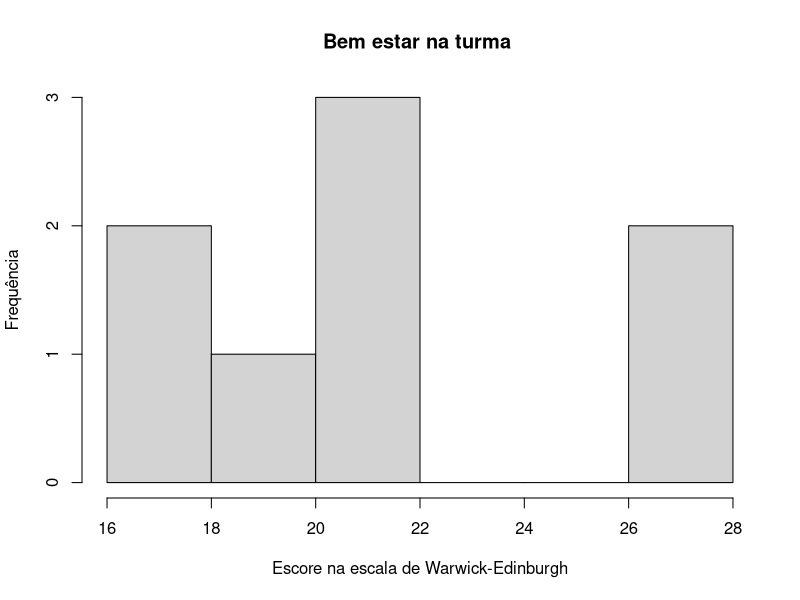

R code for this plot:
## ---- chunk 1
# Exemplo de uso do pipe

# Criando um vetor numérico
vetor <- c(1,2,3,4,5)

# Utilizando o pipe para calcular a média, a partir da função mean()
vetor |> mean()

# Sem o uso do pipe, a sintaxe seria da seguinte forma
mean(vetor)
## ---- chunk 2
#| output: false


library(dplyr)

# Importar dados
df <- readxl::read_excel("../aula_3_estrutura/dados_turma_1.xlsx")
#df <- readxl::read_excel("aulas/aula_3_estrutura/dados_turma_1.xlsx")

## ---- chunk 3
# Vamos dar uma olhada no banco de dados
glimpse(df)
## ---- chunk 4
# Nome das colunas do banco de dados
df |> names()
## ---- chunk 5
# Visualizar estrutura do banco

df |> glimpse()
## ---- chunk 6
# Modificando os nomes das colunas e salvando o banco no objeto df_renomeada
df_renomeada <- df |> 
  rename(
    data_preenchimento = `Carimbo de data/hora`,
    idade = `Idade (em anos, somente número)`,
    altura = `Altura (em metros, casa decimal separada por ponto)`,
    cinema = `Gênero cinematográfico preferido`,
    musica = `Gênero musical preferido`,
    atividade_fisica = `Quantos vezes por semana, em média, você pratica atividade física?`,
    otimismo = `Tenho me sentido otimista em relação ao futuro`,
    utilidade = `Tenho me sentido útil`,
    tranquilidade = `Tenho me sentido tranquilo`,
    lidar_problemas = `Tenho lidado bem com os problemas`,
    clareza_mental = `Tenho pensado com clareza`,
    proximidade = `Tenho me sentido próximo (a) às outras pessoas`,
    decisoes = `Tenho sido capaz de tomar as minhas próprias decisões`,
    comunicativo = `É conversador, comunicativo`,
    depressivo = `É depressivo, triste`,
    reservado = `É reservado`,
    controle_estresse = `É relaxado, controla bem o stress`,
    energia = `É cheio de energia`,
    tensao = `Fica tenso com frequência`,
    entusiasmo = `Gera muito entusiasmo`,
    preocupacao = `Preocupa-se muito com tudo`,
    quietude = `Tende a ser quieto, calado`,
    estabilidade_emocional = `É emocionalmente estável, não se altera facilmente`,
    assertividade = `É assertivo, não teme expressar o que sente`,
    temperamento = `É temperamental, muda de humor facilmente`,
    timidez = `É, às vezes, tímido e inibido`,
    calma = `Mantém-se calmo nas situações de tensão`,
    sociabilidade = `É sociável, extrovertido`,
    nervosismo = `Fica nervoso facilmente`
  )
## ---- chunk 7
# Excluindo os dados faltantes do banco
df_renomeada <- df_renomeada |> 
  tidyr::drop_na()
## ---- chunk 8
# Criando variável de identificação e alterando sua posição para o início
df_renomeada <- df_renomeada |> 
  mutate(id = row_number(), .before = data_preenchimento) 
## ---- chunk 9
#| echo: false
df_renomeada
## ---- chunk 10

# Seleciona apenas variáveis de características individuais, gostos e bem-estar
df_filtrada <- df_renomeada |> 
  select(idade:decisoes, -cinema) 
## ---- chunk 11
#| echo: false

df_filtrada |>  glimpse()
## ---- chunk 12
# Após selecionar, filtra banco para rockeiros
df_rockeiros <- df_filtrada |> 
  filter(musica == "Rock")
## ---- chunk 13
#| echo: false

df_rockeiros |>  glimpse()
## ---- chunk 14
# Cria vetor com as categorias de atividade fisica
levels_ativ_fisica <- c("Não pratico atividade física", "Menos do que três vezes na semana", "Entre três e cinco vezes na semana", "Mais do que cinco vezes na semana")

# Cria vetor com as categorias para as respostas do questionário
levels_likert <- c("Nunca", "Raramente", "Algumas vezes", "Frequentemente", "Sempre")

# Converte variáveis para os tipos desejados e cria uma variável id para identificar cada indivíduo
df_rockeiros_corrigida <- df_rockeiros |>  
  mutate(
    altura = as.double(altura),
    musica = factor(musica),
    atividade_fisica = factor(atividade_fisica, levels = levels_ativ_fisica , ordered = T),
    across(otimismo:decisoes, ~ factor(.x, levels = levels_likert, ordered = T))
  )
## ---- chunk 15
#| echo: false

df_rockeiros_corrigida |>  glimpse()
## ---- chunk 16
# Convertendo as variáveis de factor para um valor numérico
df_quest_numerico <- df_rockeiros_corrigida |> 
  mutate(across(otimismo:decisoes, as.numeric))
## ---- chunk 17
#| echo: false

df_quest_numerico |>  glimpse()
## ---- chunk 18
# Também com o verbo mutate, cria nova variável bem_estar
df_bem_estar <- df_quest_numerico |> 
  rowwise() |> 
  mutate(bem_estar = sum(c(otimismo, utilidade, tranquilidade, lidar_problemas, clareza_mental, proximidade, decisoes)))
## ---- chunk 19
#| echo: false

df_bem_estar |>  glimpse()
## ---- chunk 20
# Juntando todas as operações acima
df_bem_estar <- df_renomeada |> 
  select(idade:decisoes, -cinema) |> 
  filter(musica == "Rock") |>
  mutate(
    id = row_number(), .before = idade,
    altura = as.double(altura),
    musica = factor(musica),
    atividade_fisica = factor(atividade_fisica, levels = levels_ativ_fisica , ordered = T),
    across(otimismo:decisoes, ~ factor(.x, levels = levels_likert, ordered = T)),
    across(otimismo:decisoes, as.numeric)
  ) |> 
  rowwise() |> 
  mutate(bem_estar = sum(c(otimismo, utilidade, tranquilidade, lidar_problemas, clareza_mental, proximidade, decisoes))) 
## ---- chunk 21
# Visualizando a frequência das pontuações
df_bem_estar |> 
  select(bem_estar) |> 
  pull() |> 
  hist(xlab = "Escore na escala de Warwick-Edinburgh", ylab = "Frequência", main = "Bem estar na turma ")
